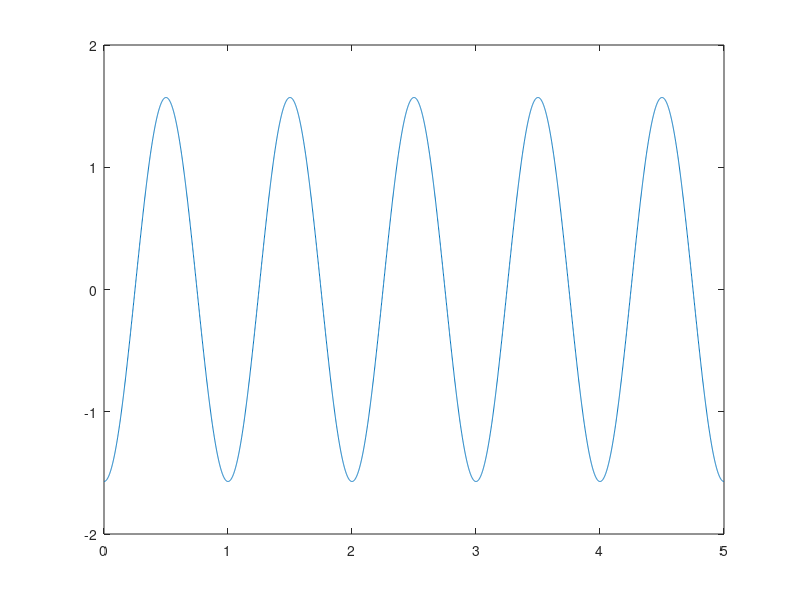
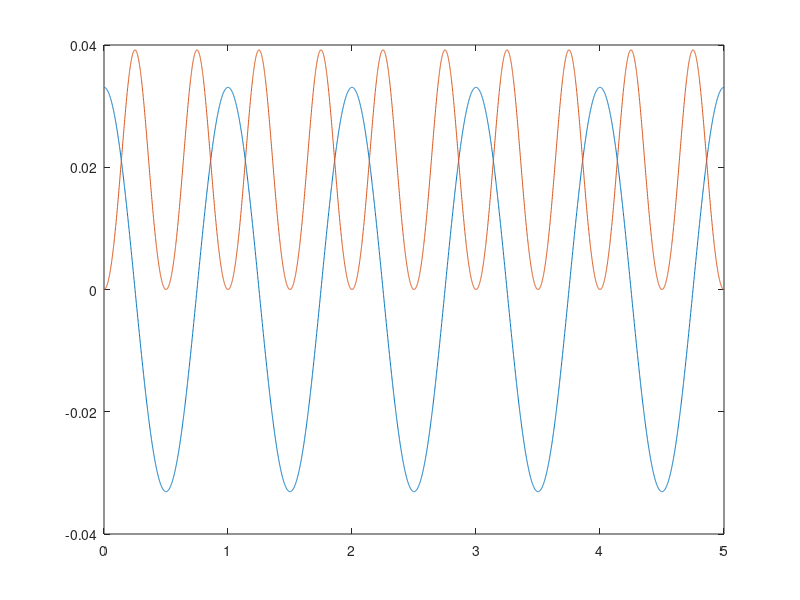
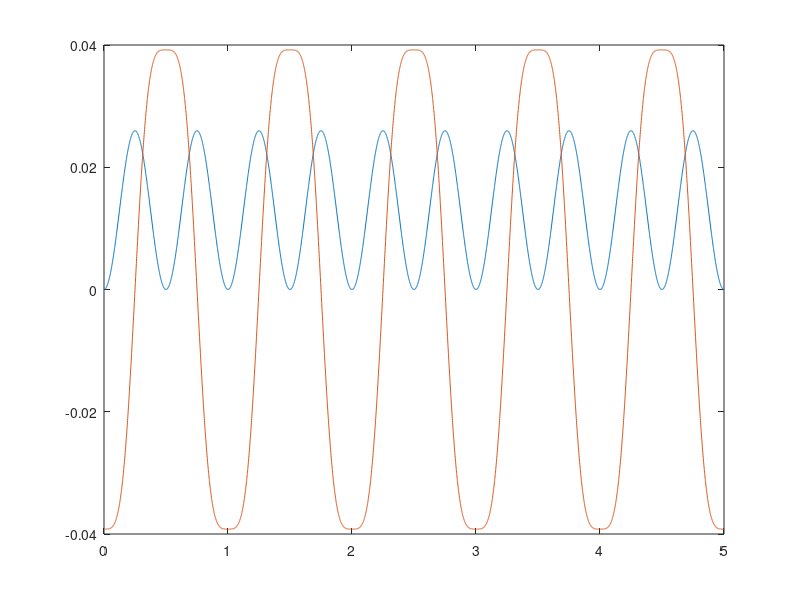

These charts were generated, in order, by the following MATLAB code:
%% Dynamics 1DOF link mechanism with gravity
% DEOM, Joint torque,Energy analysis
clear

g=9.8;
L=0.2;
m=L*0.02*0.01*1000;
Lg=L/2;
I=m*L^2/12; %simple beam about CoM

Ieq=I+m*Lg^2; %parallel axis theorem

%% prescribed theta profile

% %cyclic trajectory
tf=5;
tt=0:0.001:tf;
fh=1; %in Hz
omega=2*pi*fh;
A=pi/2;
theta_data=-A*cos(omega*tt);
dtheta_data=omega*A*sin(omega*tt);
ddtheta_data=omega^2*A*cos(omega*tt);
% %cyclic trajectory end


% cubic poly trajectory
% t0=0;
% tf=1;
% tt=0:0.001:tf;
% theta0=-pi/2;
% thetaf=pi/2;  %in degrees
% a0=theta0;
% a1=0;
% a2=3/(tf^2)*(thetaf-theta0);
% a3=-2/(tf^3)*(thetaf-theta0);
% theta_data=a0+a1*tt+a2*tt.^2+a3*tt.^3;
% dtheta_data=a1+2*a2*tt+3*a3*tt.^2;
% ddtheta_data=2*a2+6*a3*tt;

% for ii=1:length(tt),
%    if tt(ii)>tf,
%        theta_data(ii)=thetaf;
%        dtheta_data(ii)=0;
%        ddtheta_data(ii)=0;
%    end
% end
% cubilc poly trajectory end 

%for SimScape demonstration
%run "dynamics_1Rrobot_SimScape" and compare tau
theta1dsim=[tt',theta_data'];


for ii=1:length(tt),

theta=theta_data(ii);
dtheta=dtheta_data(ii);
ddtheta=ddtheta_data(ii);

%dynamics

KE=1/2*Ieq*dtheta^2;
PE=m*g*Lg*sin(theta);

%torque from inertial term
tau_I=Ieq*ddtheta;
%torque from gvarivy term
tau_g=m*g*Lg*cos(theta);

tau=tau_I+tau_g;

tau_data(:,ii)=[tau_I;tau_g;tau];

TE_data(:,ii)=[KE;PE]; %TE totan energy breakdown

end
% for SimScape demonstration: torque input
taudsim=[tt',tau_data(3,:)'];

%plot theta
figure(1)
plot(tt,theta_data)

%plot breakdown of tau
%tau_I and tau_g
figure(2)
plot(tt,tau_data(1,:),tt,tau_data(2,:))

%plot energy breakdown
% plot KE and PE
figure (3)
plot(tt,TE_data(1,:),tt,+TE_data(2,:))
